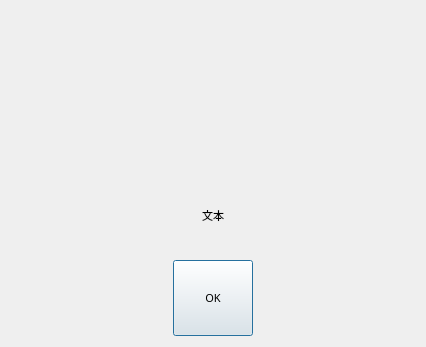
<?xml version="1.0" encoding="UTF-8"?>
<ui version="4.0">
 <class>warning</class>
 <widget class="QDialog" name="warning">
  <property name="geometry">
   <rect>
    <x>0</x>
    <y>0</y>
    <width>426</width>
    <height>347</height>
   </rect>
  </property>
  <property name="minimumSize">
   <size>
    <width>0</width>
    <height>0</height>
   </size>
  </property>
  <property name="maximumSize">
   <size>
    <width>16777215</width>
    <height>16777215</height>
   </size>
  </property>
  <property name="windowTitle">
   <string>Dialog</string>
  </property>
  <layout class="QVBoxLayout" name="verticalLayout">
   <item>
    <layout class="QHBoxLayout" name="horizontalLayout_2">
     <item>
      <spacer name="horizontalSpacer_3">
       <property name="sizePolicy">
        <sizepolicy hsizetype="Preferred" vsizetype="Minimum">
         <horstretch>0</horstretch>
         <verstretch>0</verstretch>
        </sizepolicy>
       </property>
       <property name="font">
        <font>
         <family>Microsoft YaHei</family>
         <pointsize>8</pointsize>
        </font>
       </property>
       <property name="orientation">
        <enum>Qt::Horizontal</enum>
       </property>
       <property name="sizeHint" stdset="0">
        <size>
         <width>40</width>
         <height>20</height>
        </size>
       </property>
      </spacer>
     </item>
     <item>
      <widget class="QLabel" name="label_icon">
       <property name="sizePolicy">
        <sizepolicy hsizetype="Preferred" vsizetype="Expanding">
         <horstretch>0</horstretch>
         <verstretch>0</verstretch>
        </sizepolicy>
       </property>
       <property name="minimumSize">
        <size>
         <width>160</width>
         <height>160</height>
        </size>
       </property>
       <property name="maximumSize">
        <size>
         <width>160</width>
         <height>160</height>
        </size>
       </property>
       <property name="font">
        <font>
         <family>Microsoft YaHei</family>
         <pointsize>8</pointsize>
        </font>
       </property>
       <property name="text">
        <string/>
       </property>
       <property name="pixmap">
        <pixmap resource="../PadUI.qrc">:/icons/qrcs/icons/warning.png</pixmap>
       </property>
       <property name="alignment">
        <set>Qt::AlignCenter</set>
       </property>
      </widget>
     </item>
     <item>
      <spacer name="horizontalSpacer_4">
       <property name="sizePolicy">
        <sizepolicy hsizetype="Preferred" vsizetype="Minimum">
         <horstretch>0</horstretch>
         <verstretch>0</verstretch>
        </sizepolicy>
       </property>
       <property name="font">
        <font>
         <family>Microsoft YaHei</family>
         <pointsize>8</pointsize>
        </font>
       </property>
       <property name="orientation">
        <enum>Qt::Horizontal</enum>
       </property>
       <property name="sizeHint" stdset="0">
        <size>
         <width>40</width>
         <height>20</height>
        </size>
       </property>
      </spacer>
     </item>
    </layout>
   </item>
   <item>
    <widget class="QLabel" name="label_text">
     <property name="sizePolicy">
      <sizepolicy hsizetype="Preferred" vsizetype="Preferred">
       <horstretch>0</horstretch>
       <verstretch>0</verstretch>
      </sizepolicy>
     </property>
     <property name="font">
      <font>
       <family>Microsoft YaHei</family>
       <pointsize>8</pointsize>
      </font>
     </property>
     <property name="text">
      <string>文本</string>
     </property>
     <property name="alignment">
      <set>Qt::AlignCenter</set>
     </property>
    </widget>
   </item>
   <item>
    <layout class="QHBoxLayout" name="horizontalLayout">
     <item>
      <spacer name="horizontalSpacer">
       <property name="sizePolicy">
        <sizepolicy hsizetype="Preferred" vsizetype="Minimum">
         <horstretch>0</horstretch>
         <verstretch>0</verstretch>
        </sizepolicy>
       </property>
       <property name="font">
        <font>
         <family>Microsoft YaHei</family>
         <pointsize>8</pointsize>
        </font>
       </property>
       <property name="orientation">
        <enum>Qt::Horizontal</enum>
       </property>
       <property name="sizeHint" stdset="0">
        <size>
         <width>40</width>
         <height>20</height>
        </size>
       </property>
      </spacer>
     </item>
     <item>
      <widget class="QPushButton" name="pushButton">
       <property name="sizePolicy">
        <sizepolicy hsizetype="Minimum" vsizetype="Preferred">
         <horstretch>0</horstretch>
         <verstretch>0</verstretch>
        </sizepolicy>
       </property>
       <property name="font">
        <font>
         <family>Microsoft YaHei</family>
         <pointsize>8</pointsize>
        </font>
       </property>
       <property name="text">
        <string>OK</string>
       </property>
      </widget>
     </item>
     <item>
      <spacer name="horizontalSpacer_2">
       <property name="sizePolicy">
        <sizepolicy hsizetype="Preferred" vsizetype="Minimum">
         <horstretch>0</horstretch>
         <verstretch>0</verstretch>
        </sizepolicy>
       </property>
       <property name="font">
        <font>
         <family>Microsoft YaHei</family>
         <pointsize>8</pointsize>
        </font>
       </property>
       <property name="orientation">
        <enum>Qt::Horizontal</enum>
       </property>
       <property name="sizeHint" stdset="0">
        <size>
         <width>40</width>
         <height>20</height>
        </size>
       </property>
      </spacer>
     </item>
    </layout>
   </item>
  </layout>
 </widget>
 <resources>
  <include location="../PadUI.qrc"/>
 </resources>
 <connections/>
</ui>
